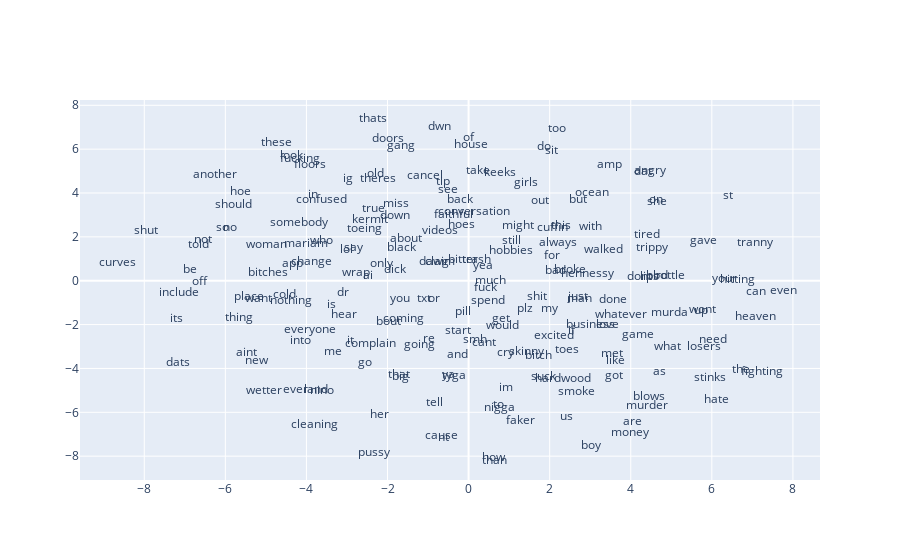

Write notebook code for a chart like this one.
### Code cell
from sklearn.decomposition import IncrementalPCA  
from sklearn.manifold import TSNE                 
import numpy as np                                  


def reduce_dimensions(model):
    num_dimensions = 2 


    vectors = np.asarray(model.wv.vectors)
    labels = np.asarray(model.wv.index_to_key) 

    tsne = TSNE(n_components=num_dimensions, random_state=0)
    vectors = tsne.fit_transform(vectors)

    x_vals = [v[0] for v in vectors]
    y_vals = [v[1] for v in vectors]
    return x_vals, y_vals, labels


x_vals, y_vals, labels = reduce_dimensions(model)

def plot_with_plotly(x_vals, y_vals, labels, plot_in_notebook=True):
    from plotly.offline import init_notebook_mode, iplot, plot
    import plotly.graph_objs as go

    trace = go.Scatter(x=x_vals, y=y_vals, mode='text', text=labels)
    data = [trace]

    if plot_in_notebook:
        init_notebook_mode(connected=True)
        iplot(data, filename='word-embedding-plot')
    else:
        plot(data, filename='word-embedding-plot.html')


def plot_with_matplotlib(x_vals, y_vals, labels):
    import matplotlib.pyplot as plt
    import random

    random.seed(0)

    plt.figure(autosize=True)
    plt.scatter(x_vals, y_vals)

    indices = list(range(len(labels)))
    selected_indices = random.sample(indices, 25)
    for i in selected_indices:
        plt.annotate(labels[i], (x_vals[i], y_vals[i]))

try:
    get_ipython()
except Exception:
    plot_function = plot_with_matplotlib
else:
    plot_function = plot_with_plotly

plot_function(x_vals, y_vals, labels)

### Figure 1 — Plotly figure (JSON) as saved in the notebook; plotly's stock layout.template omitted (floating-point values rounded to 4 significant figures; data arrays with more than 128 entries replaced by an {"elided": "..."} marker saying what was removed)
{"data": [{"mode": "text", "text": {"elided": "194 str values"}, "type": "scatter", "x": {"elided": "194 float values"}, "y": {"elided": "194 float values"}}], "layout": {}}
